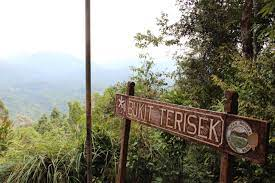
#> input picture dataset/bukit/bukit_tresek/download (1).jpg, 275 x 183 px, found by its file name; its folder holds only this picture in this run
$ jupyter execute --allow-errors 'Representative Photo Analysis (Fuzzy C-Means).ipynb'   (shell and % lines are left out)
#> lines starting #> are read from the running program, lines starting #| are printed output that depends on the picture
Bag of Visual Words (BoVW)

[cell 1]
import numpy as np
import cv2
import os
from scipy import ndimage
from scipy.spatial import distance
from sklearn.cluster import KMeans

# takes all images and convert them to grayscale.
# return a dictionary that holds all images category by category.
def load_images_from_folder(folder):
  images = {}
  for filename in os.listdir(folder):
      category = []
      path = folder + "/" + filename
      for cat in os.listdir(path):
          img = cv2.imread(path + "/" + cat,0)
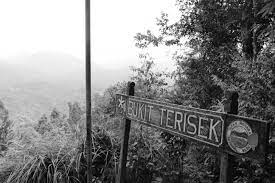
#> img: shape (183, 275); min 0, max 255, mean 131.5
          #img = cv2.cvtColor(img, cv2.COLOR_BGR2GRAY)
          if img is not None:
              category.append(img)
      images[filename] = category
  return images

images = load_images_from_folder('/content/drive/MyDrive/Colab Notebooks/data/dataset/bukit')  # take all images category by category
#> images = 1 item

[cell 2]
# read images in folder as array
def load_images_as_arrays(folder):
    images = []
    for filename in os.listdir(folder):
        img = cv2.imread(os.path.join(folder,filename))
#> img is the input picture: shape (183, 275, 3); mean B, G, R 116.8, 132.6, 134.9
        if img is not None:
            images.append(img)
    return images

images2 = load_images_as_arrays('/content/drive/MyDrive/Colab Notebooks/data/dataset/bukit/bukit_tresek')
#> images2 = 1 item

[cell 3]
# display all images in folder
import matplotlib.image as mpimg
import matplotlib.pyplot as plt

def display_images(folder, images):
    for filename in os.listdir(folder):
        image = mpimg.imread(os.path.join(folder,filename))
        plt.imshow(image, interpolation='nearest')
        plt.show()

display_images('/content/drive/MyDrive/Colab Notebooks/data/dataset/bukit/bukit_tresek', images2)

[cell 4]
def sift_features(images):
    sift_vectors = {}
    descriptor_list = []
    sift = cv2.xfeatures2d.SIFT_create()
    for key,value in images.items():
        features = []
        for img in value:
            kp, des = sift.detectAndCompute(img,None)
            descriptor_list.extend(des)
            features.append(des)
        sift_vectors[key] = features
#> this loop made 1 pass
#> key on pass 1: 'bukit_tresek'
#> after the loop, descriptor_list = 429 items; sift_vectors = 1 item
    return [descriptor_list, sift_vectors]

sifts = sift_features(images)
#> sifts = 2 items
# Takes the descriptor list which is unordered one
descriptor_list = sifts[0]
#> descriptor_list = 429 items
# Takes the sift features that is seperated class by class for train data
all_bovw_feature = sifts[1]
#> all_bovw_feature = 1 item

[cell 5]
len(descriptor_list)
#> Out = 429

[cell 6]
import matplotlib.pyplot as plt
import os

def show_images_from_folder(folder):
    for filename in os.listdir(folder):
        img1 = cv2.imread(os.path.join(folder,filename))
        gray1 = cv2.cvtColor(img1, cv2.COLOR_BGR2GRAY)
        sift = cv2.xfeatures2d.SIFT_create()
        keypoints_1, descriptors_1 = sift.detectAndCompute(img1,None)
#> keypoints_1 = 431 keypoints; strongest (x, y, size): (264, 46, 2.1), (239, 46, 4.1), (180, 33, 1.9), (168, 43, 3.7)
        img_1 = cv2.drawKeypoints(gray1,keypoints_1,img1)
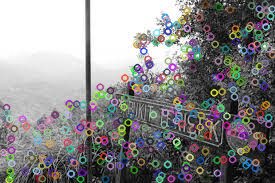
#> img_1: shape (183, 275, 3); mean B, G, R 136.7, 136.2, 137.2
        plt.imshow(img_1, interpolation='nearest')
        plt.show()

img_ex = show_images_from_folder('/content/drive/MyDrive/Colab Notebooks/data/dataset/bukit/bukit_tresek')

[cell 7]
from fcmeans import FCM
def fcmeans(f, descriptor_list):
  fcm = FCM(n_clusters=f)
  fcm.fit(np.array(descriptor_list))
  visual_words_fc = fcm.centers
  return visual_words_fc

#> (the rest of this cell did not finish here and is left out)

[cell 8]
def find_index(image, center):
    count = 0
    ind = 0
    for i in range(len(center)):
        if(i == 0):
             count = distance.euclidean(image, center[i])
             #count = L1_dist(image, center[i])
        else:
            dist = distance.euclidean(image, center[i])
            #dist = L1_dist(image, center[i])
            if(dist < count):
                ind = i
                count = dist
    return ind

[cell 9]
def image_class(all_bovw, centers):
    dict_feature = {}
    for key,value in all_bovw.items():
        category = []
        for img in value:
            histogram = np.zeros(len(centers))
            for each_feature in img:
                ind = find_index(each_feature, centers)
                histogram[ind] += 1
            category.append(histogram)
        dict_feature[key] = category
    return category

# Creates histograms for train data
#> (the rest of this cell did not finish here and is left out)

Multidimensional Scaling (MDS) and Probability Density Function

[cell 10]
from sklearn.manifold import MDS
from scipy import stats
from scipy.stats import norm
import operator

def mds_and_pdf():
    for i in range(len(bovw)):
        embedding = MDS(n_components=1)
        pop = bovw[i].reshape(-1,1)
        X_transformed = embedding.fit_transform(pop[:100])
        probability = stats.norm.pdf(X_transformed)
    index, value = max(enumerate(probability), key=operator.itemgetter(1))
    max_pdf = probability.max()
    index2, value2 = min(enumerate(probability), key=operator.itemgetter(1))
    min_pdf = probability.min()
    return [max_pdf, index, min_pdf, index2]

#> (the rest of this cell did not finish here and is left out)

$ run again, on dataset/bukit/bukit_tresek/download (12).jpg
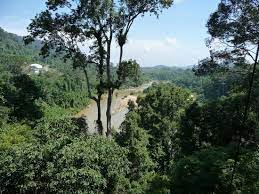
#> input picture dataset/bukit/bukit_tresek/download (12).jpg, 259 x 194 px, found by its file name
#> in load_images_from_folder, `img = cv2.imread(path + "/" + cat,0)`:
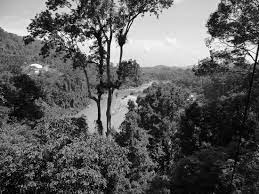
#> img: shape (194, 259); min 0, max 255, mean 91.2
#> images = 1 item
#> in load_images_as_arrays, img is the input picture: shape (194, 259, 3); mean B, G, R 88.3, 97, 81.3
#> the loop in sift_features, `for key,value in images.items():` made 1 pass
#> key on pass 1: 'bukit_tresek'
#> after the loop in sift_features, `for key,value in images.items():`: descriptor_list = 643 items; sift_vectors = 1 item
#> sifts = 2 items
#> `descriptor_list = sifts[0]`: descriptor_list = 643 items
#> all_bovw_feature = 1 item
#> Out = 643
#> keypoints_1 = 646 keypoints; strongest (x, y, size): (122, 40, 6.3), (105, 48, 2.6), (97, 28, 2.9), (109, 48, 2.2)
#> in show_images_from_folder, `img_1 = cv2.drawKeypoints(gray1,keypoints_1,img1)`:
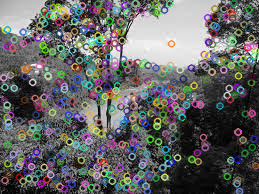
#> img_1: shape (194, 259, 3); mean B, G, R 100.4, 100.8, 100.3
